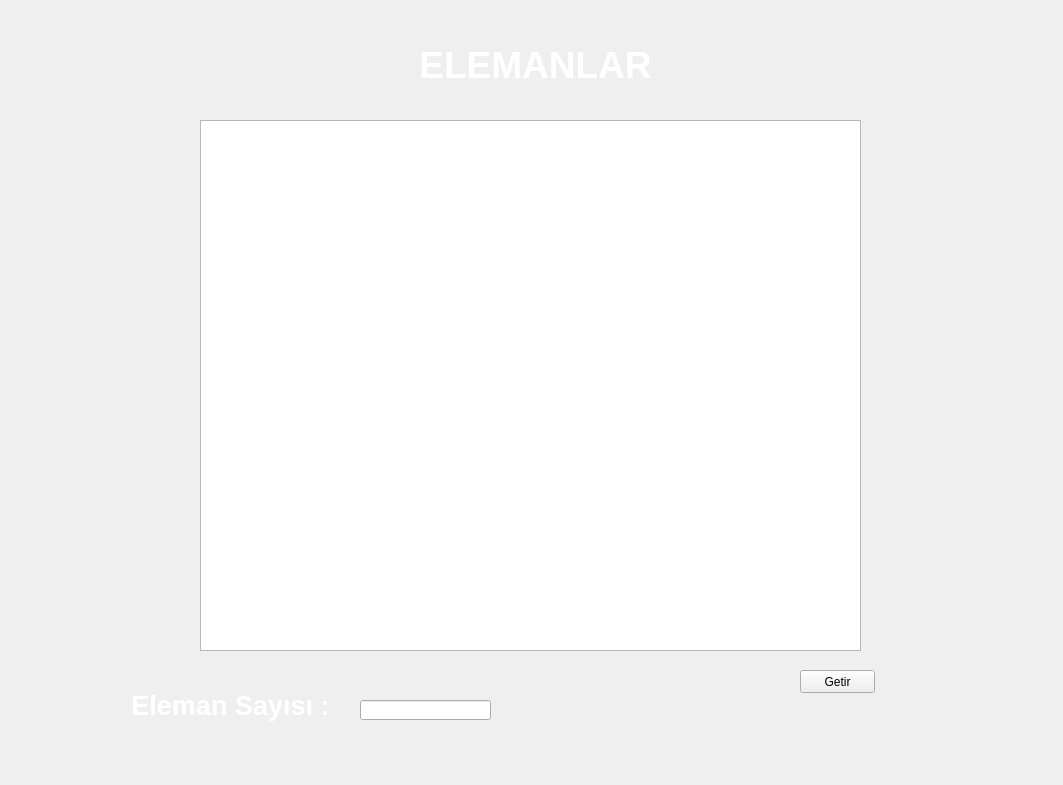
<?xml version="1.0" encoding="UTF-8"?>
<ui version="4.0">
 <class>Form</class>
 <widget class="QWidget" name="Form">
  <property name="geometry">
   <rect>
    <x>0</x>
    <y>0</y>
    <width>1063</width>
    <height>785</height>
   </rect>
  </property>
  <property name="windowTitle">
   <string>Form</string>
  </property>
  <widget class="QLabel" name="label">
   <property name="geometry">
    <rect>
     <x>-20</x>
     <y>-20</y>
     <width>1121</width>
     <height>861</height>
    </rect>
   </property>
   <property name="text">
    <string/>
   </property>
   <property name="pixmap">
    <pixmap>Adsız.png</pixmap>
   </property>
   <property name="scaledContents">
    <bool>true</bool>
   </property>
  </widget>
  <widget class="QLabel" name="label_3">
   <property name="geometry">
    <rect>
     <x>220</x>
     <y>30</y>
     <width>631</width>
     <height>71</height>
    </rect>
   </property>
   <property name="text">
    <string>&lt;html&gt;&lt;head/&gt;&lt;body&gt;&lt;p align=&quot;center&quot;&gt;&lt;span style=&quot; font-size:28pt; font-weight:600; color:#ffffff;&quot;&gt;ELEMANLAR&lt;/span&gt;&lt;/p&gt;&lt;/body&gt;&lt;/html&gt;</string>
   </property>
  </widget>
  <widget class="QTableWidget" name="elemanlar">
   <property name="geometry">
    <rect>
     <x>200</x>
     <y>120</y>
     <width>661</width>
     <height>531</height>
    </rect>
   </property>
  </widget>
  <widget class="QPushButton" name="getir">
   <property name="geometry">
    <rect>
     <x>800</x>
     <y>670</y>
     <width>75</width>
     <height>23</height>
    </rect>
   </property>
   <property name="text">
    <string>Getir</string>
   </property>
  </widget>
  <widget class="QLabel" name="label_2">
   <property name="geometry">
    <rect>
     <x>130</x>
     <y>690</y>
     <width>201</width>
     <height>31</height>
    </rect>
   </property>
   <property name="text">
    <string>&lt;html&gt;&lt;head/&gt;&lt;body&gt;&lt;p align=&quot;center&quot;&gt;&lt;span style=&quot; font-size:20pt; font-weight:600; color:#ffffff;&quot;&gt;Eleman Sayısı :&lt;/span&gt;&lt;/p&gt;&lt;/body&gt;&lt;/html&gt;</string>
   </property>
  </widget>
  <widget class="QLineEdit" name="elemansayisi">
   <property name="geometry">
    <rect>
     <x>360</x>
     <y>700</y>
     <width>131</width>
     <height>20</height>
    </rect>
   </property>
  </widget>
 </widget>
 <resources/>
 <connections/>
</ui>
